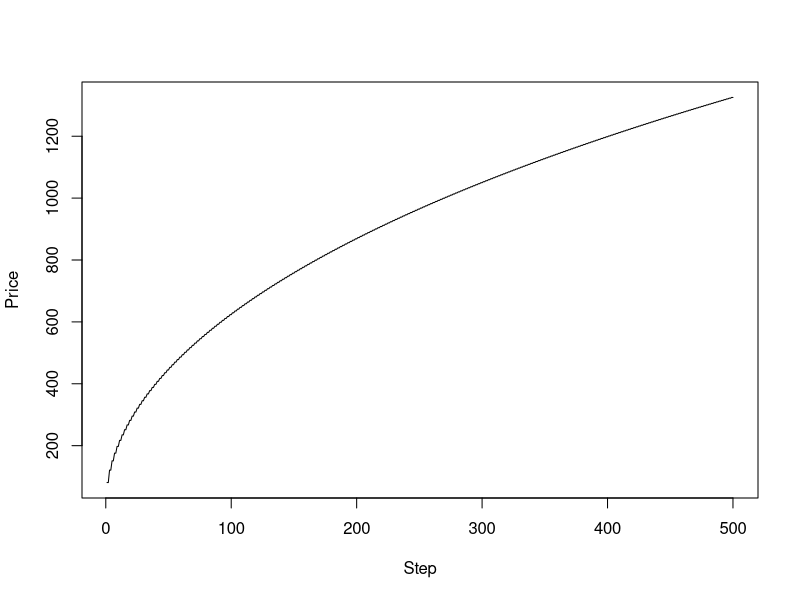
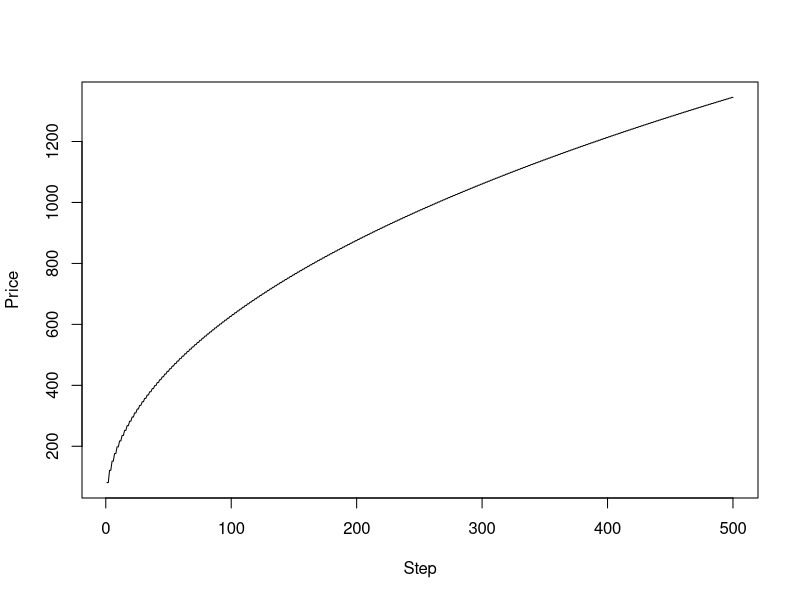

Here is the R script that generated these plots, in order: (Note: a time limit stopped this script after it produced the figures.)
#Input parameter for the Put Option

z=-1;S=34364.97;X=34364.97;r=3.766/100;q=2.592/100;b=r-q;T=180/360;sigma=14.921/100;NStep=500

#BS closed formula pricing


d1=(log(S/X)+(r-q+sigma^2/2)*T)/(sigma*sqrt(T))
d2=d1-sigma*sqrt(T)
BS_EUR_Put=(X*exp(-r*T)*pnorm(-d2))-(S*exp(-q*T)*pnorm(-d1))


#CRR European Option pricing

DeltaT=T/NStep
u=exp(sigma*sqrt(DeltaT));d=1/u;p=(exp(b*DeltaT)-d)/(u-d)
OptionValue<-vector(mode="numeric",length=NStep+1)
CRR_EUR_OptionPrice_Array<-vector(mode="numeric",length=NStep)
for (k in 1:NStep) {
  for (i in 0:k) {
    OptionValue[i+1]=max(0,z*(S*u^i*d^(k-i)-X));
  }
  for (j in seq(k-1,0,-1)) {
    for (i in 0:j) {
      OptionValue[i+1]=(p*OptionValue[i+2]+(1-p)*OptionValue[i+1])*exp(-r*DeltaT);
    }
  }
  CRR_EUR_OptionPrice_Array[k]=OptionValue[1]
}
CRR_EUR_Put=CRR_EUR_OptionPrice_Array[length(CRR_EUR_OptionPrice_Array)]
plot(c(1:NStep),CRR_EUR_OptionPrice_Array,type="l",xlab="Step",ylab="Price")


#CRR American Option pricing

DeltaT=T/NStep
u=exp(sigma*sqrt(DeltaT));d=1/u;p=(exp(b*DeltaT)-d)/(u-d)
OptionValue<-vector(mode="numeric",length=NStep+1)
CRR_AM_OptionPrice_Array<-vector(mode="numeric",length=NStep)
for (k in 1:NStep) {
  for (i in 0:k) {
    OptionValue[i+1]=max(0,z*(S*u^i*d^(k-i)-X));
  }
  for (j in seq(k-1,0,-1)) {
    for (i in 0:j) {
      AssetPrice=S*u^i*d^(j-i);
      OptionValue[i+1]=max((p*OptionValue[i+2]+(1-p)*OptionValue[i+1]),z*(AssetPrice-X))*exp(-r*DeltaT);
    }
  }
  CRR_AM_OptionPrice_Array[k]=OptionValue[1]
}
CRR_AM_Put=CRR_AM_OptionPrice_Array[length(CRR_AM_OptionPrice_Array)]
plot(c(1:NStep),CRR_AM_OptionPrice_Array,type="l",xlab="Step",ylab="Price")

#LR American Option pricing

h_f <- function(z,n){
  return(0.5+sign(z)*(0.25-0.25*exp(-(z/(n+1/3))^2*(n+1/6)))^0.5)
}

OptionValue<-vector(mode="numeric",length=NStep+1)
LR_AM_OptionPrice_Array<-vector(mode="numeric",length=NStep)
for (k in 1:NStep) {
  DeltaT=T/NStep
  p=h_f(d2,k)
  u=exp(b*DeltaT)*h_f(d1,k)/h_f(d2,k)
  d=(exp(b*DeltaT)-p*u)/(1-p)
  for (i in 0:k) {
    OptionValue[i+1]=max(0,z*(S*u^i*d^(k-i)-X));
  }
  for (j in seq(k-1,0,-1)) {
    for (i in 0:j) {
      AssetPrice=S*u^i*d^(j-i);
      OptionValue[i+1]=max((p*OptionValue[i+2]+(1-p)*OptionValue[i+1]),z*(AssetPrice-X))*exp(-r*DeltaT);
    }
  }
  LR_AM_OptionPrice_Array[k]=OptionValue[1]
}
LR_AM_Put=LR_AM_OptionPrice_Array[length(LR_AM_OptionPrice_Array)]
plot(c(1:NStep),LR_AM_OptionPrice_Array,type="l",xlab="Step",ylab="Price")

#Convergence speed comparison

mat <- matrix(1:2,2,1)
layout(mat)
plot(c(1:NStep),CRR_AM_OptionPrice_Array,type="l",xlab="Step",ylab="Price",main='American CRR Tree')
plot(c(1:NStep),LR_AM_OptionPrice_Array,type="l",xlab="Step",ylab="Price",main='American LR Tree')
